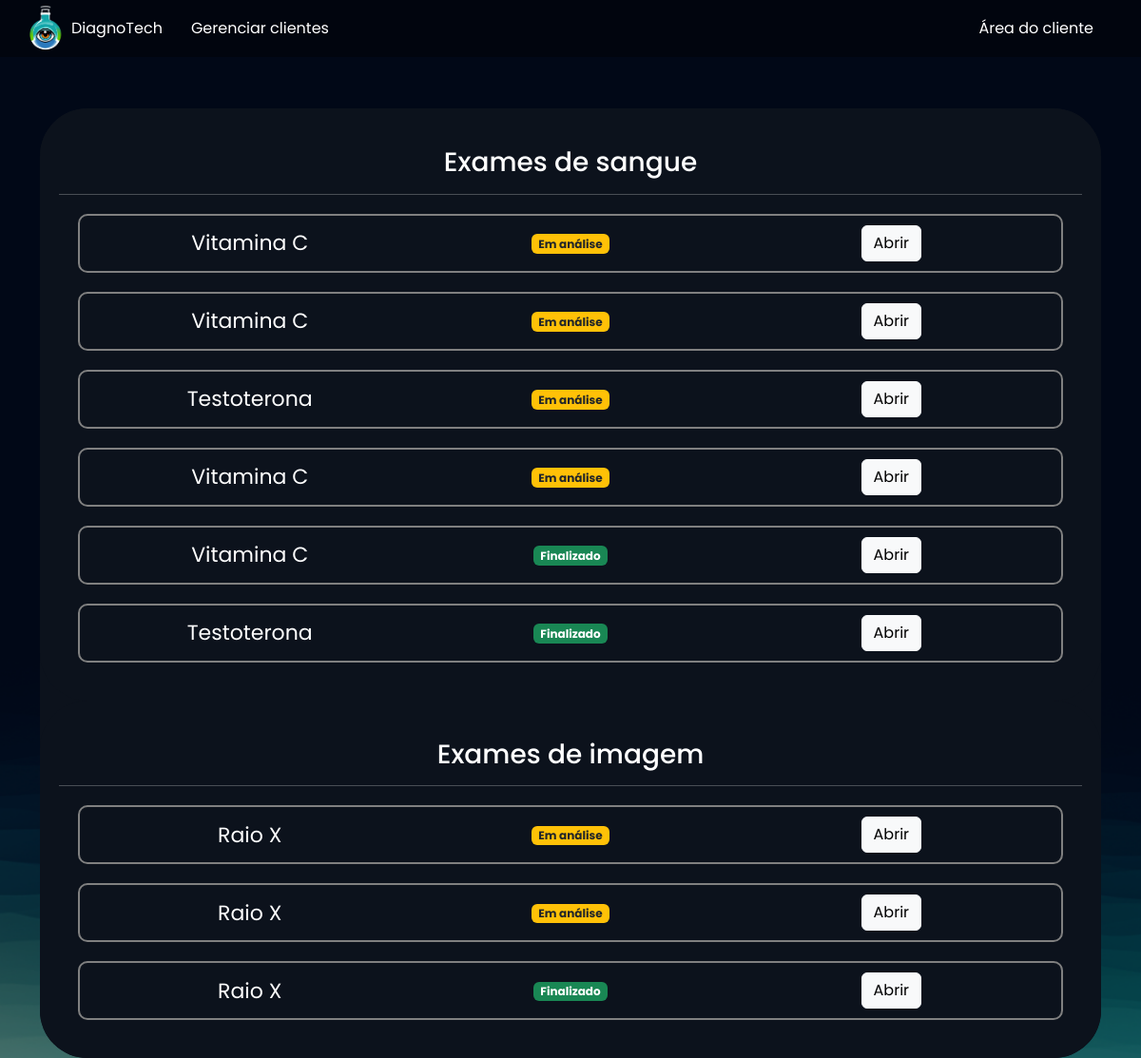
Before: /empresarial/cliente/3 (signed in) with the older database file.
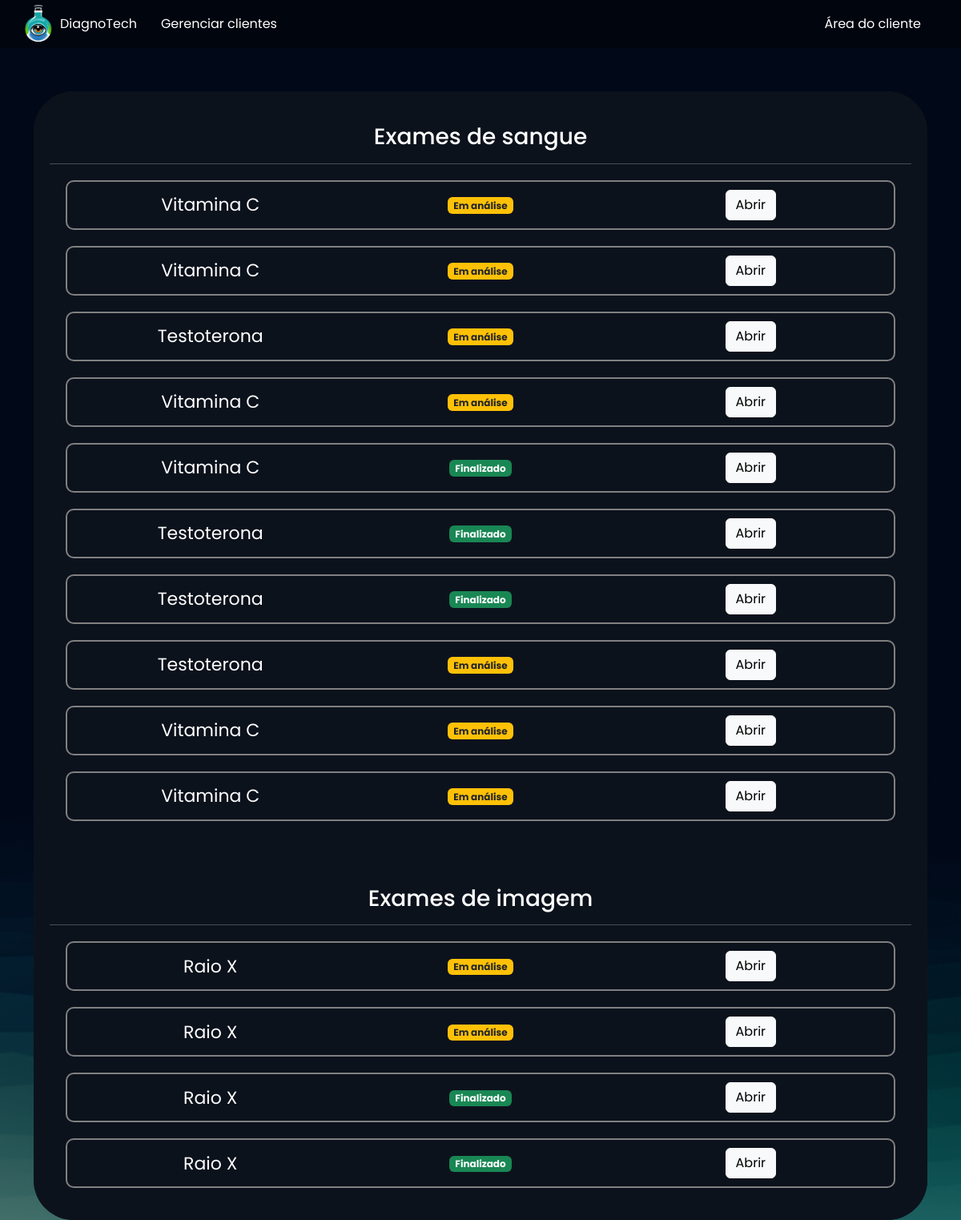
After: the same page with the newer database file.
### exames/models.py (models this page shows, shortened)
class SolicitacaoExame(models.Model):
    usuario = models.ForeignKey(User, on_delete=models.DO_NOTHING)
    exame = models.ForeignKey(TiposExames, on_delete=models.DO_NOTHING)
    choice_status = (
        ('E', 'Em análise'),
        ('F', 'Finalizado')
    )
    status = models.CharField(max_length=2, choices=choice_status)
    resultado = models.FileField(upload_to="resultados", null=True, blank=True)
    requer_senha = models.BooleanField(default=False)
    senha = models.CharField(max_length=16, null=True, blank=True)
    def badge_template(self):
        if self.status == 'E':
            classes = 'bg-warning text-dark'
            texto = 'Em análise'
        else:
            classes = 'bg-success'
            texto = 'Finalizado'
        return mark_safe(f'<span class="badge {classes}">{texto}</span>')

class TiposExames(models.Model):
    nome = models.CharField(max_length=50)
    tipo_choices = (
        ('I', 'Exame de imagem'),
        ('S', 'Exame de sangue')
    )
    tipo = models.CharField(max_length=1, choices=tipo_choices)
    preco = models.FloatField()
    disponivel = models.BooleanField(default=True)
    horario_inicial = models.IntegerField()
    horario_final = models.IntegerField()

### empresarial/views.py (the view)
# urls.py: path('cliente/<int:cliente_id>', views.cliente, name="cliente"),
@staff_member_required
def cliente(request, cliente_id):
    cliente = User.objects.get(id=cliente_id)
    exames = SolicitacaoExame.objects.filter(usuario=cliente)
    return render(request, 'cliente.html', {'cliente': cliente, 'exames': exames})

### empresarial/templates/cliente.html (shortened to what this page needs)
{% extends "bases/base.html" %} {% load static %} {% block 'head' %}
<link href="{% static 'exames/css/css.css' %}" rel="stylesheet" />
<link href="{% static 'exames/css/gerenciar_pedidos.css' %}" rel="stylesheet" />
<link href="{% static 'exames/css/gerenciar_exames.css' %}" rel="stylesheet" />
{% endblock 'head' %} {% block 'conteudo' %}
<br />
<br />
<div class="container">
  <h3 class="font-destaque">{{cliente.get_full_name}}</h3>
  <div class="card card-view">
    <div class="sub-card">
      <h3>Exames de sangue</h3>
      <hr />
      {% for exame in exames %} {% if exame.exame.tipo == 'S' %}
      <div class="row bordinha">
        <div class="col-md">
          <span class="textin">{{exame.exame.nome}}</span>
        </div>
        <div class="col-md">{{exame.badge_template}}</div>
        <div class="col-md">
          <a href="{% url 'exame_cliente' exame.id %}" class="btn btn-light">Abrir</a>
        </div>
      </div>
      {% endif %} {% endfor %}
    </div>
    <div class="sub-card">
      <h3>Exames de imagem</h3>
      <hr />
      {% for exame in exames %} {% if exame.exame.tipo == 'I' %}
      <div class="row bordinha">
        <div class="col-md">
          <span class="textin">{{exame.exame.nome}}</span>
        </div>
        <div class="col-md">{{exame.badge_template}}</div>
        <div class="col-md">
          <a href="{% url 'exame_cliente' exame.id %}" class="btn btn-light">Abrir</a>
        </div>
      </div>
      {% endif %} {% endfor %}
    </div>
  </div>
</div>
{% endblock 'conteudo' %}

Changed rows visible on the page:
added SolicitacaoExame: exame.nome "Testoterona", badge_template "Finalizado", shown under "Exames de sangue"
added SolicitacaoExame: exame.nome "Testoterona", badge_template "Em análise", shown under "Exames de sangue"
added SolicitacaoExame: exame.nome "Vitamina C", badge_template "Em análise", shown under "Exames de sangue"
added SolicitacaoExame: exame.nome "Vitamina C", badge_template "Em análise", shown under "Exames de sangue"
added SolicitacaoExame: exame.nome "Raio X", badge_template "Finalizado", shown under "Exames de imagem"
